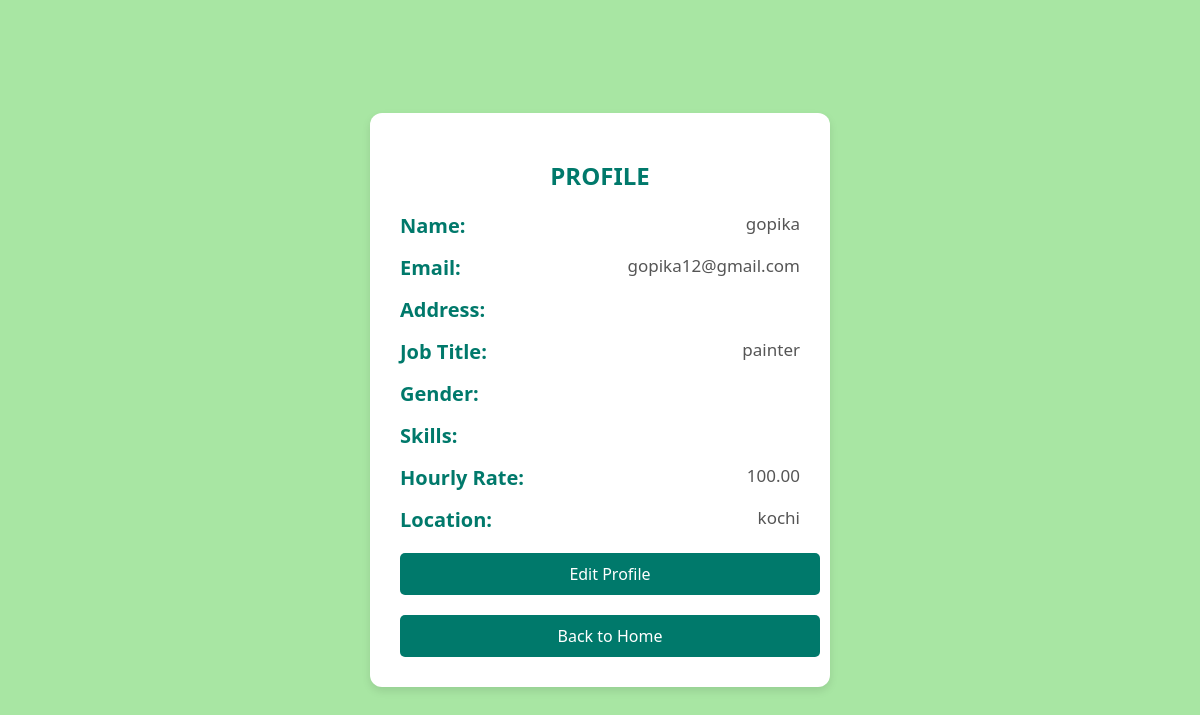
/view_profile.php (signed in), run on the app's committed database.
### tables this page shows
CREATE TABLE `job_seekers` (
  `s_id` int(11) NOT NULL,
  `first_name` varchar(50) NOT NULL,
  `last_name` varchar(50) NOT NULL,
  `job_title` varchar(100) DEFAULT NULL,
  `email` varchar(100) NOT NULL,
  `password` varchar(255) NOT NULL,
  `dob` date DEFAULT NULL,
  `location` varchar(100) DEFAULT NULL,
  `hourly_rate` decimal(10,2) DEFAULT NULL,
  `created_at` timestamp NOT NULL DEFAULT current_timestamp(),
  `phone` varchar(15) NOT NULL,
  `address` text NOT NULL,
  `skills` text DEFAULT NULL,
  `gender` varchar(30) NOT NULL,
  `ban_end_date` tinyint(1) DEFAULT NULL,
  `permanently_banned` tinyint(1) DEFAULT 0,
  `otp` varchar(6) DEFAULT NULL,
  `ban_start_date` datetime DEFAULT NULL
);

### view_profile.php (the view, shortened to what this page needs)
<?php
include("connection.php");
if (isset($_SESSION['email']) && !empty($_SESSION['email'])) {
    $email = $_SESSION['email'];
    $sql = "SELECT * FROM job_seekers WHERE email = ?";
    $stmt = $con->prepare($sql);
    $stmt->bind_param("s", $email);
    if (!$stmt->execute()) {
        die("Error executing statement: " . $stmt->error);
    }
    $result = $stmt->get_result();
    if ($result->num_rows > 0) {
        $user = $result->fetch_assoc();
        ?>
        <!DOCTYPE html>
        <html lang="en">
        <head>
        </head>
        <body>
            <div class="container">
                <h1>PROFILE</h1>
                <div class="detail-row">
                    <label for="name">Name:</label>
                    <span id="name"><?= htmlspecialchars($user["first_name"]) ?></span>
                </div>
                <div class="detail-row">
                    <label for="email">Email:</label>
                    <span id="email"><?= htmlspecialchars($user["email"]) ?></span>
                </div>
                <div class="detail-row">
                    <label for="address">Address:</label>
                    <span id="address"><?= htmlspecialchars($user["address"]) ?></span>
                </div>
                <div class="detail-row">
                    <label for="job_title">Job Title:</label>
                    <span id="job_title"><?= htmlspecialchars($user["job_title"]) ?></span>
                </div>
                <div class="detail-row">
                    <label for="gender">Gender:</label>
                    <span id="gender"><?= htmlspecialchars($user["gender"]) ?></span>
                </div>
                <div class="detail-row">
                    <label for="skills">Skills:</label>
                    <span id="skills"><?= htmlspecialchars($user["skills"]) ?></span>
                </div>
                <div class="detail-row">
                    <label for="expected_hourly_rate">Hourly Rate:</label>
                    <span id="expected_hourly_rate"><?= htmlspecialchars($user["hourly_rate"]) ?></span>
                </div>
                <div class="detail-row">
                    <label for="location">Location:</label>
                    <span id="location"><?= htmlspecialchars($user["location"]) ?></span>
                </div>
                <a href="editprofile.php" class="edit-profile-button">Edit Profile</a>
                <a href="seeker_home.html" class="back-button">Back to Home</a>
            </div>
        </body>
        </html>
        <?php
    } else {
        echo "No results found for the given email.";
    }
} else {
    echo "No email parameter provided.";
}
?>

### view_profile.php (style rules this page uses)
body { font-family: 'Segoe UI', Tahoma, Geneva, Verdana, sans-serif; background-color: #a8e6a3; color: #333; display: flex; justify-content: center; align-items: center; height: 100vh; margin: 0; }
.container { background-color: #ffffff; padding: 30px; border-radius: 12px; box-shadow: 0 4px 8px rgba(0, 0, 0, 0.1); max-width: 400px; width: 100%; text-align: left; }
.container h1 { font-size: 24px; margin-bottom: 20px; color: #00796b; text-align: center; }
.detail-row { display: flex; justify-content: space-between; margin-bottom: 15px; }
.detail-row label { font-weight: bold; color: #00796b; font-size: 20px; }
.detail-row span { color: #555; font-size: 17px; flex: 1; text-align: right; }
.edit-profile-button, .back-button { display: block; width: 100%; padding: 10px; margin-top: 20px; text-align: center; background-color: #00796b; color: #ffffff; border: none; border-radius: 5px; font-size: 16px; cursor: pointer; text-decoration: none; transition: background-color 0.3s; }

### data on the page
job_seekers: first_name "gopika", email "gopika12@gmail.com", job_title "painter", hourly_rate "100.00", location "kochi"
